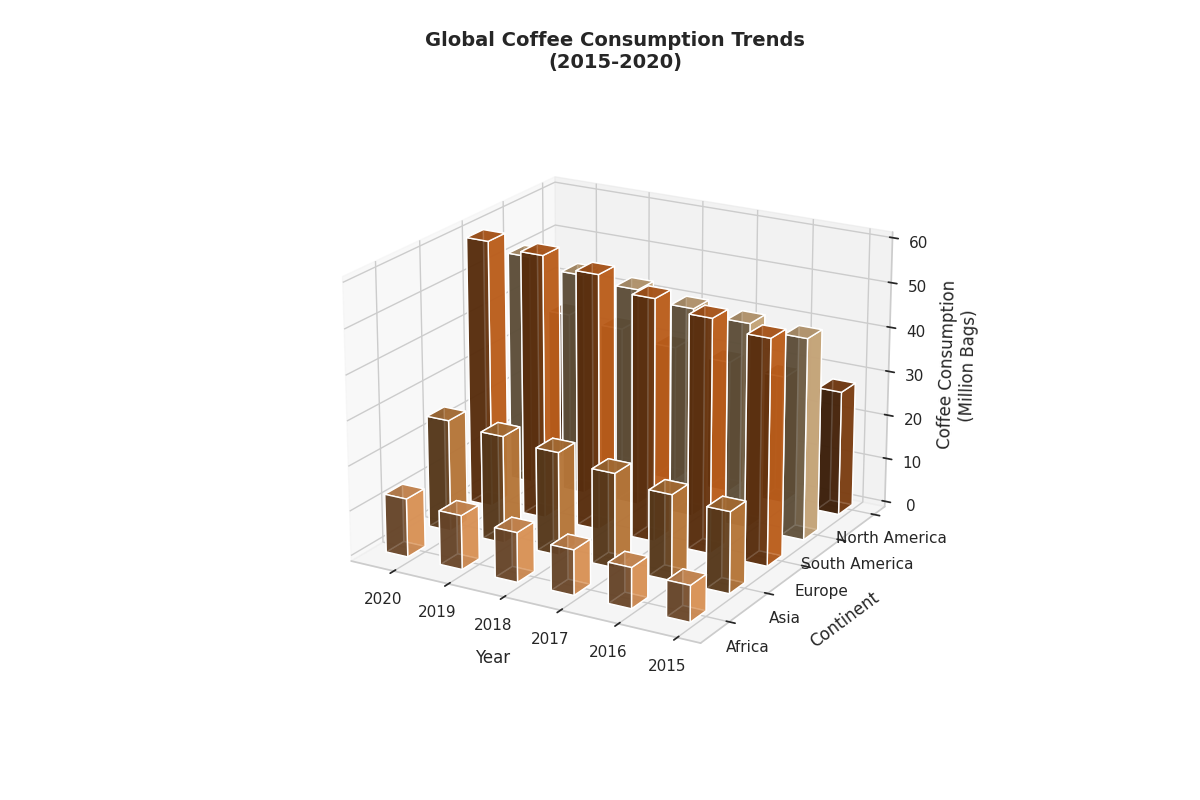

Generate this figure with Python:
import matplotlib.pyplot as plt
import numpy as np
from mpl_toolkits.mplot3d import Axes3D

years = np.array([2015, 2016, 2017, 2018, 2019, 2020])
continents = ['North America', 'South America', 'Europe', 'Asia', 'Africa']
consumption = np.array([
    [28, 29, 30, 31, 33, 34],  
    [45, 46, 47, 49, 50, 52],  
    [50, 52, 54, 57, 59, 60],  
    [18, 19, 21, 23, 24, 25],  
    [8, 9, 10, 11, 12, 13],    
])

fig = plt.figure(figsize=(12, 8))
ax = fig.add_subplot(111, projection='3d')

_x, _y = np.meshgrid(np.arange(len(years)), np.arange(len(continents)))
x, y = _x.flatten(), _y.flatten()
z = np.zeros_like(x)
dx = dy = 0.4
dz = consumption.flatten()

colors = ['#8B4513', '#DEB887', '#D2691E', '#CD853F', '#F4A460']

for i in range(len(continents)):
    ax.bar3d(x[y == i], y[y == i], z[y == i], dx, dy, dz[y == i], color=colors[i], alpha=0.8)

ax.set_xlabel('Year', labelpad=10)
ax.set_ylabel('Continent', labelpad=10)
ax.set_zlabel('Coffee Consumption\n(Million Bags)', labelpad=10)

ax.set_xticks(np.arange(len(years)))
ax.set_xticklabels(years)
ax.set_yticks(np.arange(len(continents)))
ax.set_yticklabels(continents)

ax.view_init(elev=20, azim=120)
ax.set_title('Global Coffee Consumption Trends\n(2015-2020)', fontsize=14, fontweight='bold', pad=20)

plt.tight_layout()
plt.show()
